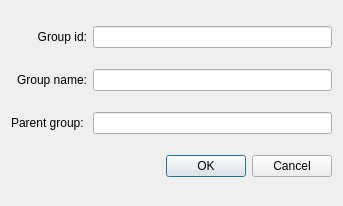
<?xml version="1.0" encoding="UTF-8"?>
<ui version="4.0">
 <class>params_group_form</class>
 <widget class="QDialog" name="params_group_form">
  <property name="geometry">
   <rect>
    <x>0</x>
    <y>0</y>
    <width>343</width>
    <height>206</height>
   </rect>
  </property>
  <property name="windowTitle">
   <string>Add/edit parameter</string>
  </property>
  <layout class="QGridLayout" name="gridLayout">
   <item row="0" column="0">
    <widget class="QLabel" name="lId">
     <property name="text">
      <string>&lt;html&gt;&lt;head/&gt;&lt;body&gt;&lt;p&gt;Group id:&lt;/p&gt;&lt;/body&gt;&lt;/html&gt;</string>
     </property>
     <property name="alignment">
      <set>Qt::AlignRight|Qt::AlignTrailing|Qt::AlignVCenter</set>
     </property>
    </widget>
   </item>
   <item row="0" column="1">
    <widget class="QLineEdit" name="lEId">
     <property name="readOnly">
      <bool>true</bool>
     </property>
    </widget>
   </item>
   <item row="1" column="0">
    <widget class="QLabel" name="lName">
     <property name="text">
      <string>&lt;html&gt;&lt;head/&gt;&lt;body&gt;&lt;p&gt;Group name:&lt;/p&gt;&lt;/body&gt;&lt;/html&gt;</string>
     </property>
     <property name="alignment">
      <set>Qt::AlignRight|Qt::AlignTrailing|Qt::AlignVCenter</set>
     </property>
    </widget>
   </item>
   <item row="1" column="1">
    <widget class="QLineEdit" name="lEName"/>
   </item>
   <item row="2" column="0">
    <widget class="QLabel" name="lParent">
     <property name="text">
      <string>&lt;html&gt;&lt;head/&gt;&lt;body&gt;&lt;p&gt;Parent group: &lt;/p&gt;&lt;/body&gt;&lt;/html&gt;</string>
     </property>
     <property name="alignment">
      <set>Qt::AlignRight|Qt::AlignTrailing|Qt::AlignVCenter</set>
     </property>
    </widget>
   </item>
   <item row="2" column="1">
    <widget class="QLineEdit" name="lEParent">
     <property name="readOnly">
      <bool>true</bool>
     </property>
    </widget>
   </item>
   <item row="3" column="0" colspan="2">
    <widget class="QDialogButtonBox" name="buttonBox">
     <property name="orientation">
      <enum>Qt::Horizontal</enum>
     </property>
     <property name="standardButtons">
      <set>QDialogButtonBox::Cancel|QDialogButtonBox::Ok</set>
     </property>
    </widget>
   </item>
  </layout>
 </widget>
 <resources/>
 <connections>
  <connection>
   <sender>buttonBox</sender>
   <signal>accepted()</signal>
   <receiver>params_group_form</receiver>
   <slot>accept()</slot>
   <hints>
    <hint type="sourcelabel">
     <x>248</x>
     <y>254</y>
    </hint>
    <hint type="destinationlabel">
     <x>157</x>
     <y>274</y>
    </hint>
   </hints>
  </connection>
  <connection>
   <sender>buttonBox</sender>
   <signal>rejected()</signal>
   <receiver>params_group_form</receiver>
   <slot>reject()</slot>
   <hints>
    <hint type="sourcelabel">
     <x>316</x>
     <y>260</y>
    </hint>
    <hint type="destinationlabel">
     <x>286</x>
     <y>274</y>
    </hint>
   </hints>
  </connection>
 </connections>
</ui>
